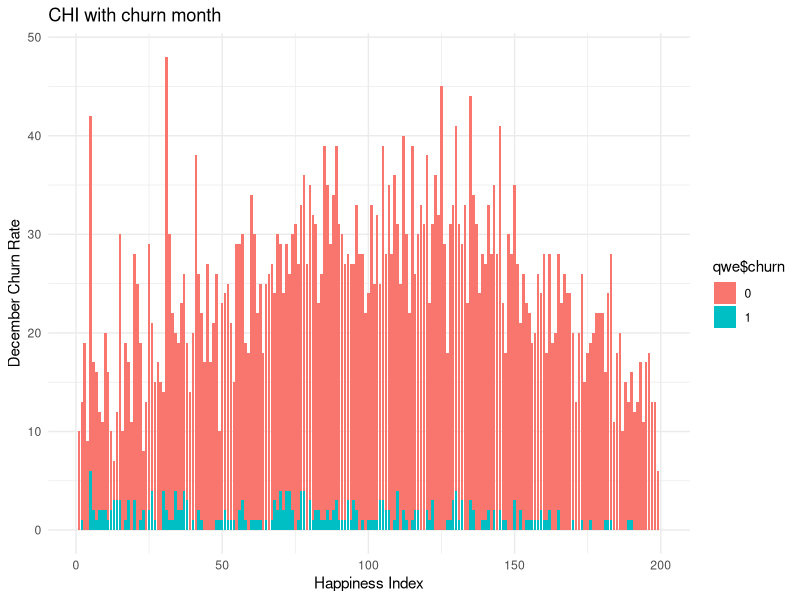
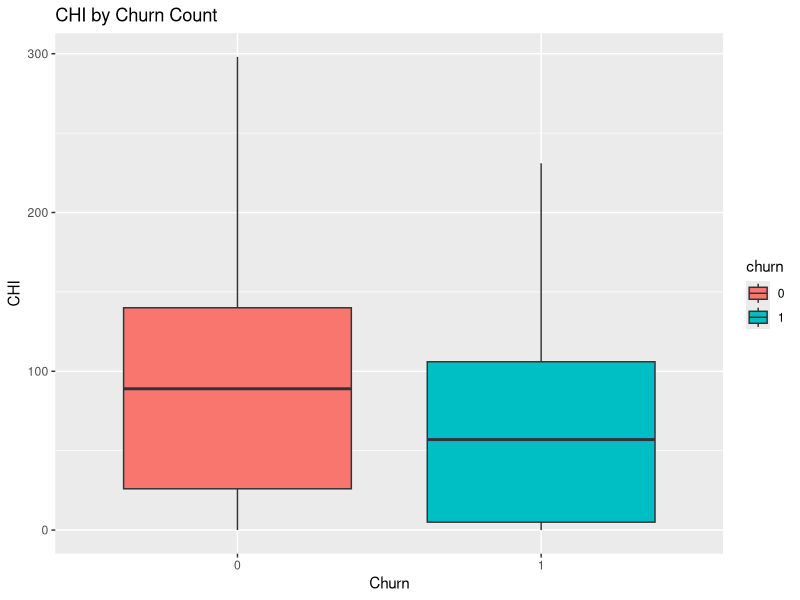
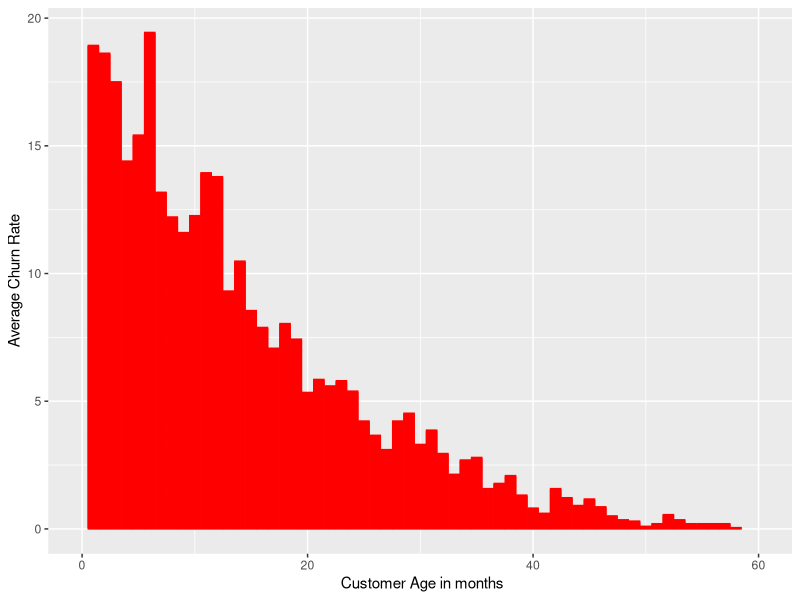
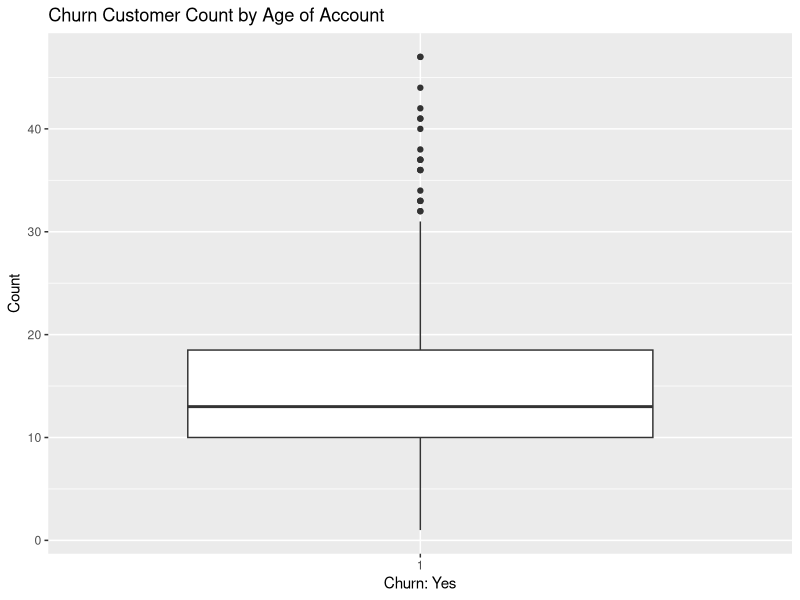

Reproduce these figures in R, in order.
## ---- chunk 1

## ---- chunk 2

#The required libraries - 
library(dplyr)
library(ggplot2)
library(tidyverse)
library(readxl)

setwd("~/Desktop/BUS-256/MarketingAnalytics") #Set working directory for easier collaboration

## ---- chunk 3

qwe <- read_excel("Churn.xlsx", sheet = 2)
summary(qwe)
str(qwe)
dim(qwe)
View(qwe)

#Change categorical variables to factor data type for churn yes - no
qwe[3] <- lapply(qwe[3], factor)
a <- sapply(qwe, function(x) sum(is.na(x)))
a

#Change some variable names

names(qwe)[2]<-paste("age_months")
names(qwe)[3]<-paste("churn")
names(qwe)[4]<-paste("chi_month0")
names(qwe)[5]<-paste("chi_change")
names(qwe)[6]<-paste("sc_month0")
names(qwe)[7]<-paste("sc_change")
names(qwe)[8]<-paste("sp_month0")
names(qwe)[9]<-paste("sp_change")
names(qwe)[10]<-paste("login_change")
names(qwe)[11]<-paste("blog_change")
names(qwe)[12]<-paste("view_change")
names(qwe)[13]<-paste("days_login_change")

## ---- chunk 4
# Log for the data which has negative inputs 
# qwe$chi_change<- log(qwe$chi_change)
# qwe$sc_change <- log(qwe$sc_change)
# qwe$login_change <- log(qwe$login_change)
# qwe$blog_change <- log(qwe$blog_change)
# qwe$view_change <- log(qwe$view_change)
## ---- chunk 5

p1 <- ggplot(data = qwe, aes(x= qwe$chi_month0, fill = qwe$churn), position="dodge")+
      ggtitle("CHI with churn month")+
      xlim(0.5,200)+
      # ylim(0, 200)+
      # scale_y_continuous(limits = c(0,5))+
      xlab("Happiness Index") + ylab("December Churn Rate")+
      theme_minimal()+
      geom_bar()
p1

p1 <- ggplot(data = qwe, aes(x=churn, y=chi_month0, fill=churn))+
    geom_boxplot()+
     ggtitle("CHI by Churn Count")+
    xlab("Churn") +
    ylab("CHI")

p1
## ---- chunk 6
# Visualization of Average Churn Rate with customer age 
# Replace missing value with 0 since this is a categorical value variable with 0 and 1 only 
qwe$churn[is.na(qwe$churn)] <- 0
Averagechurn<- mean(qwe$churn == 1)
qwe$churn <- as.factor(qwe$churn)
Averagechurn
p2<- ggplot(data = qwe, aes( x= qwe$age_months, y = Averagechurn))+
     xlim(0,60)+
     #main = " Average Churn Rate vis a vis Customer Age"+
     labs( x = " Customer Age in months"  , y = "Average Churn Rate")+
     geom_bar(stat = "identity" , col = "red" , fill = "blue")
p2

## ---- chunk 7
#Boxplot visualization for churn count by account age

qwe$churn[is.na(qwe$churn)] <- 0
qwe1 <- subset(qwe, qwe$churn== 1)
select = c(qwe$age_months)

p3<- ggplot(data = qwe1, aes(x=churn, y=age_months))+
    geom_boxplot()+
     ggtitle("Churn Customer Count by Age of Account")+
    xlab("Churn: Yes") +
    ylab("Count")
    
p3
## ---- chunk 8

#T-Tests

#Test 1
test1 <- t.test(qwe[qwe$churn == "0",]$age_months,
       qwe[qwe$churn == "1",]$age_months,
       paired=FALSE) #Account Age, null rejected, p = 0.003057

#Test 2
test2 <- t.test(qwe[qwe$churn == "0",]$chi_month0,
       qwe[qwe$churn== "1",]$chi_month0,
       paired=FALSE) #CHI Score, Month 0, null rejected, p = 2.097e-13

#Test 3
test3 <- t.test(qwe[qwe$churn == "0",]$chi_change,
       qwe[qwe$churn == "1",]$chi_change,
       paired=FALSE) #CHI Score Change, null rejected, p < 1.571e-08

#Test 4
test4 <- t.test(qwe[qwe$churn == "0",]$sc_month0,
       qwe[qwe$churn == "1",]$sc_month0,
       paired=FALSE) #Support Call Month 0, null rejected, p = 6.281e-08

#Test 5
test5 <- t.test(qwe[qwe$churn == "0",]$sc_change,
       qwe[qwe$churn == "1",]$sc_change,
       paired=FALSE) #Support Call Change, fail to reject null, p = 0.5278

#Test 6
test6 <- t.test(qwe[qwe$churn == "0",]$sp_month0,
       qwe[qwe$churn == "1",]$sp_month0,
       paired=FALSE) #Support Priority Month 0, null rejected, p = 4.381e-07

#Test 7
test7 <- t.test(qwe[qwe$churn == "0",]$sp_change,
       qwe[qwe$churn == "1",]$sp_change,
       paired=FALSE) #Support Priority Change, fail to reject null, p = 0.5218

#Test 8
test8 <- t.test(qwe[qwe$churn == "0",]$login_change,
       qwe[qwe$churn == "1",]$login_change,
       paired=FALSE) #Login Change, null rejected, p = 0.0004037

#Test 9
test9 <- t.test(qwe[qwe$churn == "0",]$blog_change,
       qwe[qwe$churn == "1",]$blog_change,
       paired=FALSE) #Blog Change, null rejected, p = 0.01158

#Test 10
test10 <- t.test(qwe[qwe$churn == "0",]$view_change,
       qwe[qwe$churn == "1",]$view_change,
       paired=FALSE) #Views Change, null rejected, p = 0.05631 (borderline)

#Test 11
test11 <- t.test(qwe[qwe$churn == "0",]$days_login_change,
       qwe[qwe$churn == "1",]$days_login_change,
       paired=FALSE) #Views Change, null rejected, p = 5.215e-05

